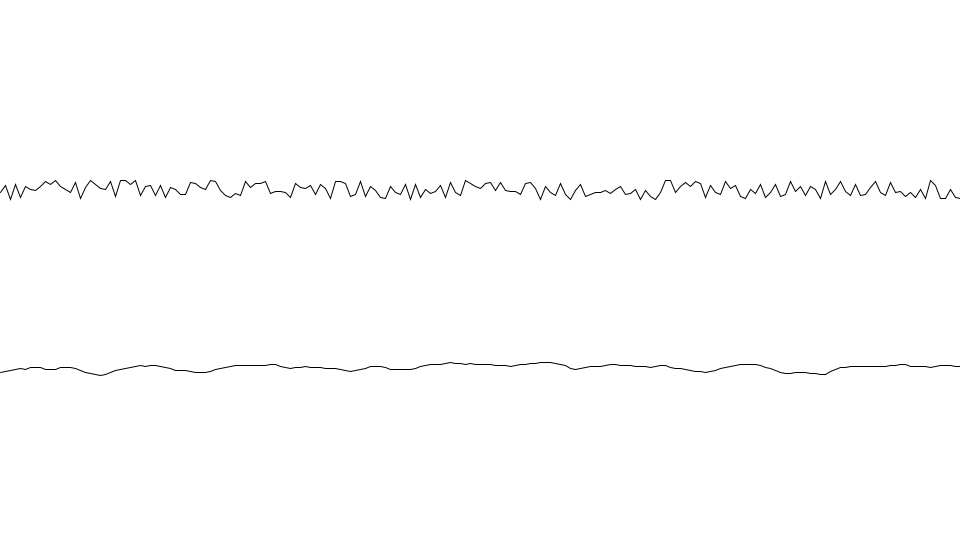
Frame 1 (no input)
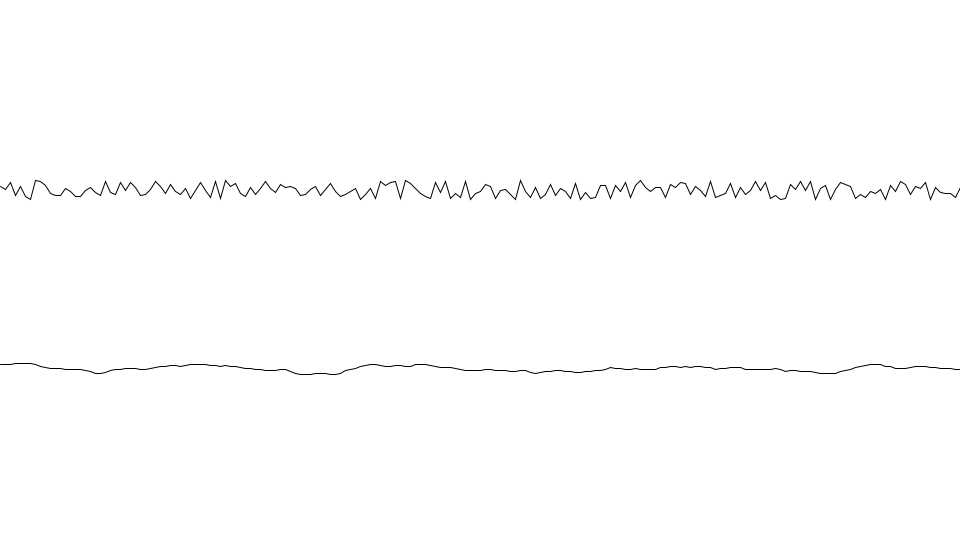
Frame 60 (the mouse pressed at the canvas centre just before this capture)
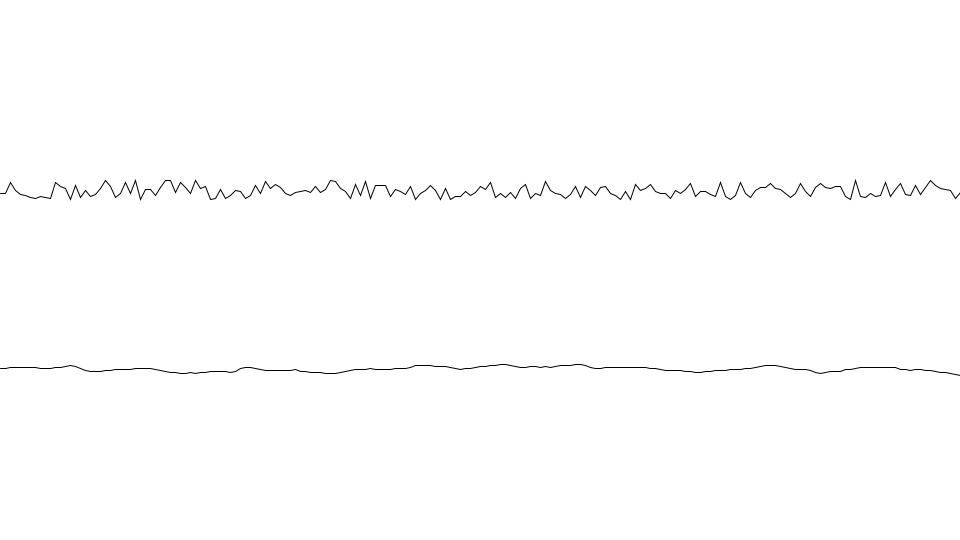
Frame 120 (the mouse held since frame 60 and released just before this capture)

The Processing sketch that drew these frames (run headless with seeded random() and noise(); from frame 60 on, the mouse is pressed at the canvas centre):

// Processing sketch: Random_vs_PerlinNoiseLines
// ── Random_vs_PerlinNoiseLines.pde
float t =0;
float increment=.1; //a larger increment will create greater variance in noise values

void setup () {
  size(960, 540); 
  frameRate(4);
}

void draw() {
  background(255);
  
  //y value changes with randomness
  beginShape(); 
  for (int i=0; i<=width; i+=5) {
    vertex (i, height/3+random(20));
  }
  endShape();

//y value changes with noise
  beginShape(); 
  for (int i=0; i<=width; i+=5) {
    vertex (i, height/3*2+noise(t)*20);
      t+=increment;
      println(noise(t));
  }
  endShape();
  

}
